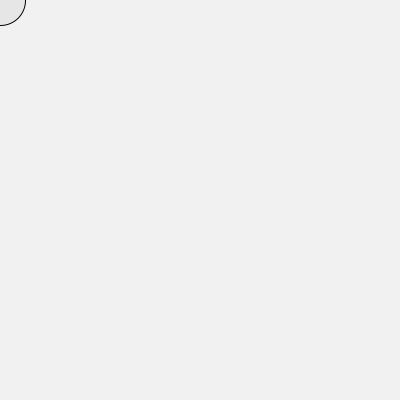
Frame 1 (no input)
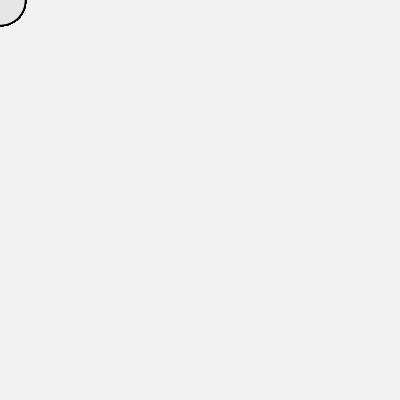
Frame 60 (the mouse pressed at the canvas centre just before this capture)
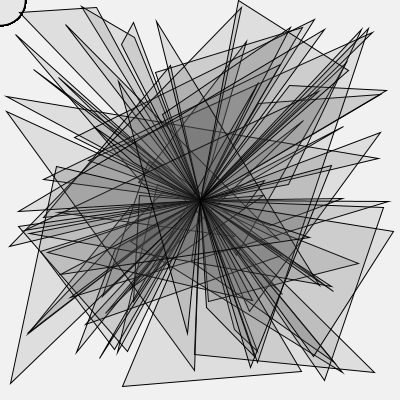
Frame 120 (the mouse held since frame 60 and released just before this capture)

The Processing sketch that drew these frames (run headless with seeded random() and noise(); from frame 60 on, the mouse is pressed at the canvas centre):

// Processing sketch: processing_60349
// ── processing_60349.pde

void setup () {
   size (400,400);
   background (241,241,241);
   smooth();
   noCursor();
   ellipseMode(CENTER);
  
}

void draw () {
  if (mousePressed) {
    fill(80,30);
    stroke(0);
    strokeWeight(1);
    triangle(random (0,400), random (0,400), random (0,400), random (0,400), mouseX, mouseY);
    

} else {

  fill(230);
  ellipse(mouseX, mouseY,50,50);
  strokeWeight(1.5);
  
}
}
